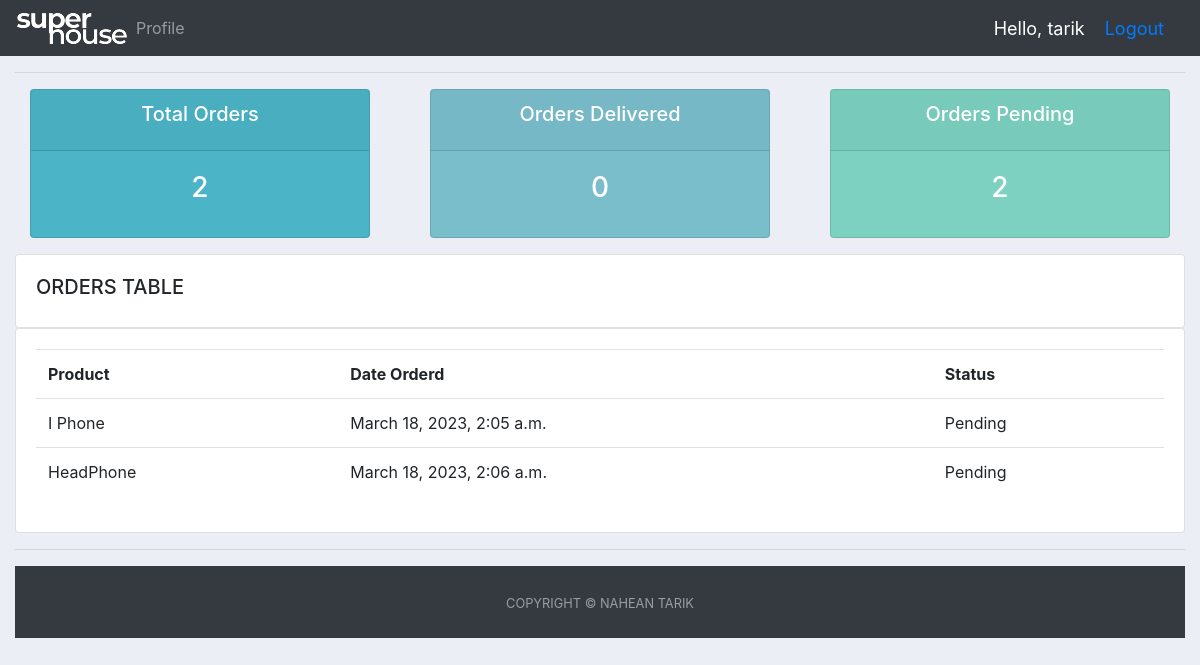
The page /userPage/ (signed in) on the database as committed earlier.
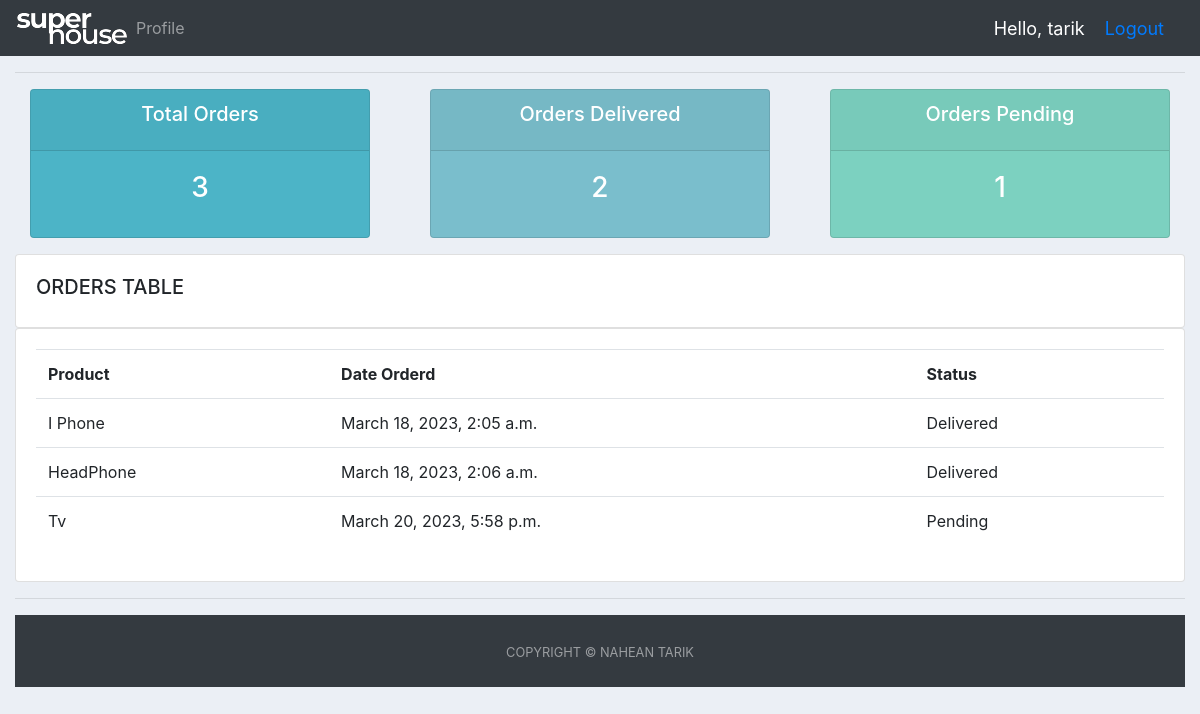
The same page on the database as committed later.
### accounts/models.py (models this page shows, shortened)
class Order(models.Model):
    STATUS = (
        ('Pending', 'Pending'),
        ('On Process', 'On Process'),
        ('Delivered', 'Delivered'),
    )
    customer = models.ForeignKey(
        Customer, null=True, on_delete=models.SET_NULL)
    product = models.ForeignKey(Product, null=True, on_delete=models.SET_NULL)
    date_created = models.DateTimeField(auto_now_add=True, null=True)
    status = models.CharField(max_length=200, null=True, choices=STATUS)

class Product(models.Model):
    CATEGORY = (
        ('Food', 'Food'),
        ('Outdoor Item', 'Outdoor Item'),
        ('Gadget', 'Gadget'),
    )
    name = models.CharField(max_length=200, null=True)
    price = models.FloatField(null=True)
    category = models.CharField(max_length=200, null=True, choices=CATEGORY)
    Description = models.CharField(max_length=200, null=True, blank=True)
    date_created = models.DateTimeField(auto_now_add=True, null=True)
    tags = models.ManyToManyField(Tag)
    def __str__(self):
        return self.name

### accounts/decorators.py (the view)
        def wrapper_func(request, *args, **kwargs):
            group = None
            if request.user.groups.exists():
                group = request.user.groups.all()[0].name
            if group in allowed_roles:
                return view_func(request, *args, **kwargs)
            else:
                return HttpResponse('You are not authorized to view this page')

### accounts/views.py (called while the page is built)
@login_required(login_url='login')
@allowed_users(allowed_roles=['customer'])
def user(request):
    orders = request.user.customer.order_set.all()
    total_orders = orders.count()
    delivered = orders.filter(status='Delivered').count()
    pending = orders.filter(status='Pending').count()
    context = {'orders': orders, 'total_orders': total_orders,
               'delivered': delivered, 'pending': pending}
    return render(request, 'accounts/user.html', context)

### accounts/templates/accounts/user.html
{% extends 'accounts/main.html' %} {% block content %}
<div class="row">
  <div class="col">
    <div class="col-md">
      <div class="card text-center text-white mb-3" id="total-orders">
        <div class="card-header">
          <h5 class="card-title">Total Orders</h5>
        </div>
        <div class="card-body">
          <h3 class="card-title">{{total_orders}}</h3>
        </div>
      </div>
    </div>
  </div>
  <div class="col">
    <div class="col-md">
      <div class="card text-center text-white mb-3" id="orders-delivered">
        <div class="card-header">
          <h5 class="card-title">Orders Delivered</h5>
        </div>
        <div class="card-body">
          <h3 class="card-title">{{delivered}}</h3>
        </div>
      </div>
    </div>
  </div>
  <div class="col">
    <div class="col-md">
      <div class="card text-center text-white mb-3" id="orders-pending">
        <div class="card-header">
          <h5 class="card-title">Orders Pending</h5>
        </div>
        <div class="card-body">
          <h3 class="card-title">{{pending}}</h3>
        </div>
      </div>
    </div>
  </div>
</div>
<class class="row">
  <div class="col-md">
    <div class="card card-body">
      <h5>ORDERS TABLE</h5>
    </div>
    <div class="card card-body">
      <table class="table">
        <tr>
          <th>Product</th>
          <th>Date Orderd</th>
          <th>Status</th>
        </tr>
        {% for i in orders %}
        <tr>
          <td>{{i.product}}</td>
          <td>{{i.date_created}}</td>
          <td>{{i.status}}</td>
        </tr>
        {% endfor %}
      </table>
    </div>
  </div>
</class>
{% endblock %}

Rows that differ between the two databases and show on the page:
changed Order "March 18, 2023, 2:05 a.m.": status "Pending" → "Delivered"
changed Order "March 18, 2023, 2:06 a.m.": status "Pending" → "Delivered"
added Order: product "Tv", date_created "March 20, 2023, 5:58 p.m.", status "Pending"
Other text that changed with them:
{{ total_orders }}: "2" → "3"
{{ delivered }}: "0" → "2"
{{ pending }}: "2" → "1"
